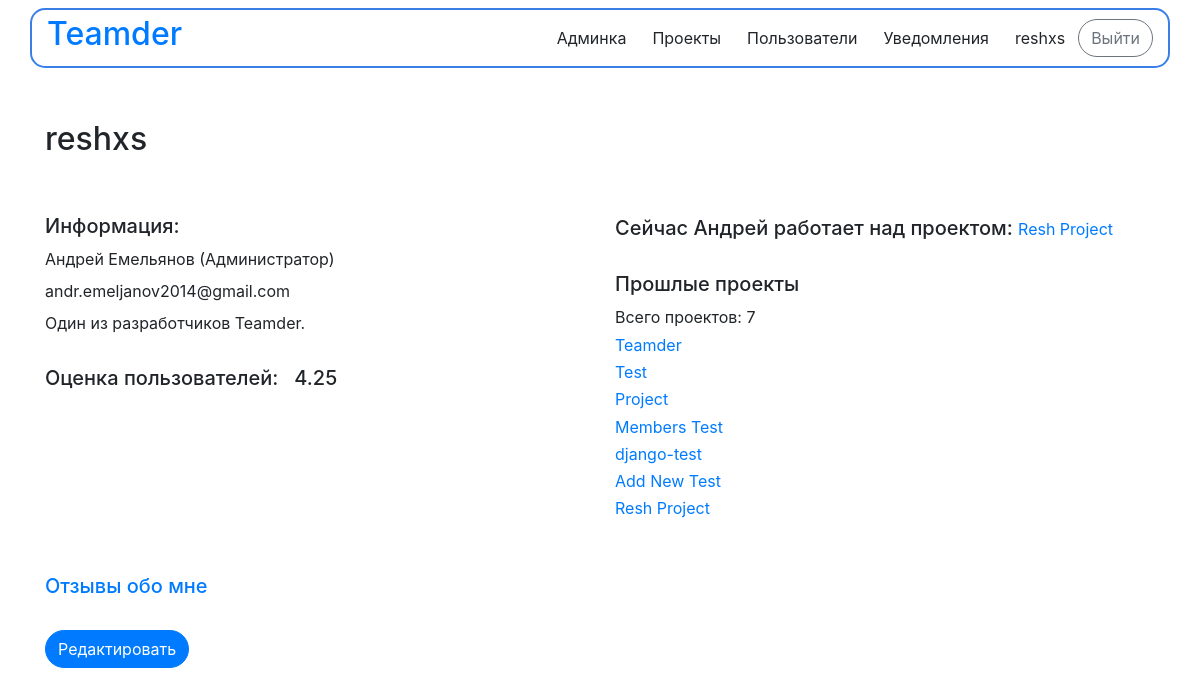
Page /accounts/detail/1/ (signed in) on the committed database.
### teamder/apps/user_accounts/models.py (models this page shows, shortened)
class UserAccount(models.Model):
    user = models.OneToOneField(get_user_model(), on_delete=models.CASCADE, default=0, primary_key=True)
    user_bio = models.TextField("Описание профиля")
    user_projects = models.ManyToManyField(Project, 'Проекты', blank=True)
    user_friends = models.ManyToManyField(get_user_model(), related_name="friends", blank=True)
    user_current_project = models.ForeignKey(
        Project,
        on_delete=models.SET_NULL,
        verbose_name='Текущий проект',
        null=True,
        blank=True)
    class Meta:
        verbose_name = 'Аккаунт'
        verbose_name_plural = 'Аккаунты'

### teamder/apps/projects/models.py (models this page shows, shortened)
class Project(models.Model):
    project_name = models.CharField('название проекта', max_length=100)
    project_description = models.TextField('описание проекта', blank=True)
    pub_date = models.DateTimeField('дата публикции', default=timezone.now)
    creator = models.ForeignKey(get_user_model(), on_delete=models.CASCADE, null=True)
    members = models.ManyToManyField(get_user_model(), 'Участники', blank=True)
    members_count = models.IntegerField('Количество участников', default=1, blank=False)
    is_done = models.BooleanField('Проект завершен', default=False)
    technologies = models.ManyToManyField(
        Technology,
        related_name='project_set',
        verbose_name="технологии",
        blank=True)
    class Meta:
        verbose_name = 'Проект'
        verbose_name_plural = 'Проекты'

### teamder/apps/user_accounts/views.py (the view, shortened to what this page needs)
# urls.py: path('detail/<int:user_id>/', views.detail, name='detail'),
@login_required
def detail(request, user_id):
    try:
        user = User.objects.get(id=user_id)
    except:
        raise Http404("Пользователь не найден!")
    user_projects = user.useraccount.user_projects.all()
    user_current_project = user.useraccount.user_current_project
    user_comments = user.comments.all()
    user_average_mark = get_average_mark(user_id)
    context = {
        'current_user': user,
        'user_projects': user_projects,
        'user_projects_count': user_projects.count(),
        'user_current_project': user_current_project,
        'user_comments': user_comments,
        'user_average_mark': user_average_mark,
    }
    return render(request, 'user_accounts/detail.html', context)

### teamder/apps/user_accounts/views.py (called while the page is built)
def get_average_mark(user_id):
    user = User.objects.get(id=user_id)
    comments = user.comments.all()
    if len(comments) > 0:
        result = 0
        for comment in comments:
            result += comment.mark
        return result / len(comments)
    return 0

### teamder/templates/user_accounts/detail.html (shortened to what this page needs)
{% extends 'base.html' %}
{% block content %}
<div class="container">
    <div class="row">
        <div class="col-6">
            {% if current_user %}
                <h2>{{current_user.username}}</h2>
                <br/><br>
                <h5>Информация:</h5>
                <h5><small>{{current_user.first_name}} {{current_user.last_name}}
                    {% if current_user.is_superuser %}
                    (Администратор)</small></h5>
                    {% endif %}
                <h5><small>{{current_user.email}}</small></h5>
            <div>
                <h5><small>{{current_user.useraccount.user_bio}}</small></h5>
            </div>
            <br>
            <h5>Оценка пользователей:&nbsp;&nbsp;&nbsp;{{user_average_mark}}</h5>
            <br>
        </div>
        <div class="col-6">
            <br/><br><br/><br>
                {% if user_current_project %}
                <h5>Сейчас {{current_user.first_name}} работает над проектом:
                    <a href="{% url 'projects:detail' user_current_project.id%}" style="text-decoration: none"><small>{{user_current_project.project_name}}</small></a></h5>
                {% else %}
                    <h5>Сейчас {{current_user.first_name}} ничем не занимается</h5>
                {% endif %}
            <br>
                {% if user_projects %}
                    <h5>Прошлые проекты&nbsp;&nbsp;&nbsp;</h5>
                    <h5><small>Всего проектов: {{user_projects_count}}</small></h5>
                        {% for project in user_projects %}
                                <h6><a href="{% url 'projects:detail' project.id%}" style="text-decoration: none; font-weight: normal">{{project.project_name}}</a></h6>
                        {% endfor %}
                {% else %}
                    <h5>{{current_user.first_name}} не работал ни с одним проектом</h5>
                {% endif %}
            {% else %}
                <h5>Пользователь не найден!</h5>
            {% endif %}
            <br><br>
        </div>
        <div class="col-12">
            {% if current_user != user%}
            <div>
                <h5><a href="{% url 'user_accounts:comments' current_user.id %}" style="text-decoration: none">Все отзывы</a></h5>
                <h5>Добавить отзыв</h5>
                <form method="post">
                    {% csrf_token %}
                    <textarea type="text" placeholder="Напишите что-то об этом пользователе" name="text" class="form-control"></textarea>
                    <br>
                    <div class="row col-3">
                    <select name="mark" class="form-control">
                        <option value="">Оценка</option>
                        <option value="1">1</option>
                        <option value="2">2</option>
                        <option value="3">3</option>
                        <option value="4">4</option>
                        <option value="5">5</option>
                    </select>
                    </div>
                    <br>
                    <input type="submit" value="Добавить" class="btn btn-outline-primary" style="border-radius: 50px">
                    <br><br><br>
                </form>
            </div>
            {% else %}
                <h5><a href="{% url 'user_accounts:comments' current_user.id %}" style="text-decoration: none">Отзывы обо мне</a></h5>
                <br>
                <div align="left">
                    {% if user.id == current_user.id %}
                        <a href ="{% url 'user_accounts:configure' %}"><button class="btn btn-primary" style="border-radius: 50px;">Редактировать</button></a>
                    {% endif %}
                </div>
        </div>
    </div>
    {% endif %}
</div>
{% endblock %}

### teamder/templates/base.html (shortened to what this page needs)
<!DOCTYPE html>
<html lang="ru">
<head>
            <link rel="stylesheet" href="https://stackpath.bootstrapcdn.com/bootstrap/4.5.0/css/bootstrap.min.css"
>
</head>
<body>
    {% block header%}
    {% load static %}
    <nav class="navbar navbar-expand-lg fixed-top">
        <div class="container" style="border: 2px solid #3A7FE7; background-color: white; border-radius: 15px">
            <div class="navbar-header">
                <a href="http://127.0.0.1:8000/" class="navbar-brand"> <h2>Teamder</h2> </a>
            </div>
            <div>
                <ul class="nav navbar-nav mr-auto">
                     {% if user.is_authenticated %}
                        {% if user.is_superuser %}
                            <li class="active"><a href="/admin"><button class="btn btn-default">Админка</button></a></li>
                        {% endif %}
                        <li class="active"><a href="{% url 'projects:index' %}"><button class="btn btn-default" style="border-radius: 50px">Проекты</button></a></li>
                        <li class="active"><a href="{% url 'user_accounts:index' %}"><button class="btn btn-default" style="border-radius: 50px">Пользователи</button></a></li>
                        <li class="active"><a href="{% url 'user_accounts:notifications' %}"><button class="btn btn-default" style="border-radius: 50px">Уведомления</button></a></li>
                        <li class="active"><a href="{% url 'user_accounts:detail' user.id %}"><button class="btn btn-default" style="border-radius: 50px">{{ user.get_username }}</button></a></li>
                        <li class="active"><a href="{% url 'logout' %}?next={{request.path}}"><button class="btn btn-outline-secondary" style="border-radius: 50px">Выйти</button></a></li>
                    {% endif %}
                </ul>
            </div>
        </div>
    </nav>
    {% endblock %}
    <br><br><br><br><br>
    {% block content %}{% endblock %}
</body>
</html>

### rows in the picture
Project: project_name "Resh Project"
Project: project_name "Teamder"
Project: project_name "Test"
Project: project_name "Project"
Project: project_name "Members Test"
Project: project_name "django-test"
Project: project_name "Add New Test"

### other values in the picture
{{ user.get_username }} "reshxs"
{{ current_user.username }} "reshxs"
{{ current_user.first_name }} "Андрей"
{{ current_user.last_name }} "Емельянов"
{{ current_user.email }} "andr.emeljanov2014@gmail.com"
{{ current_user.useraccount.user_bio }} "Один из разработчиков Teamder."
{{ user_average_mark }} "4.25"
{{ user_projects_count }} "7"
